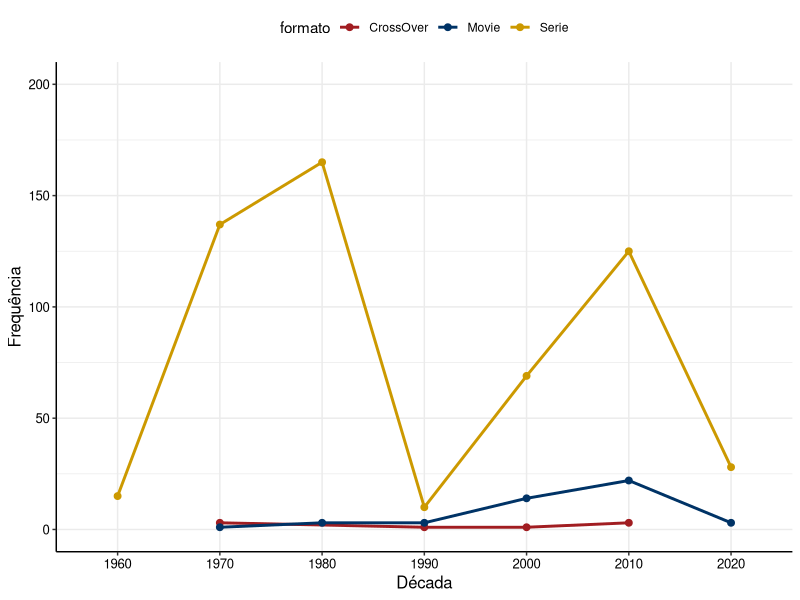
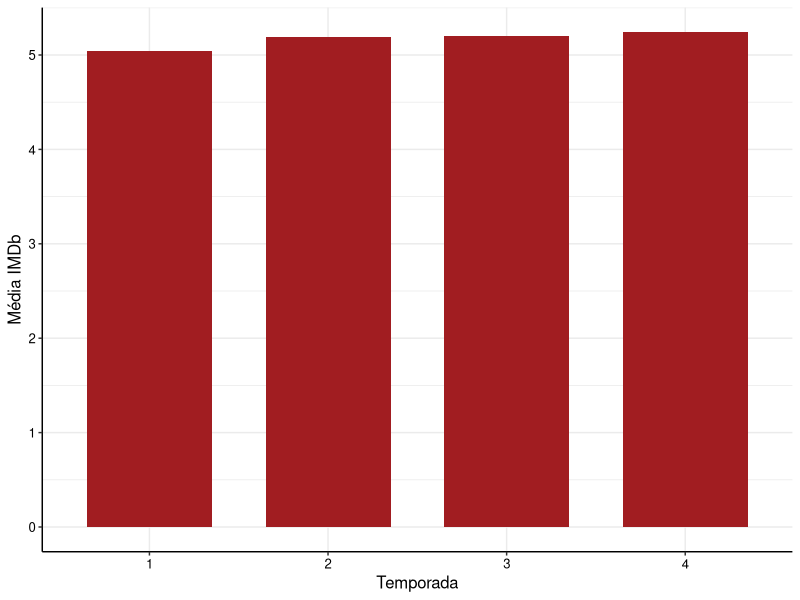
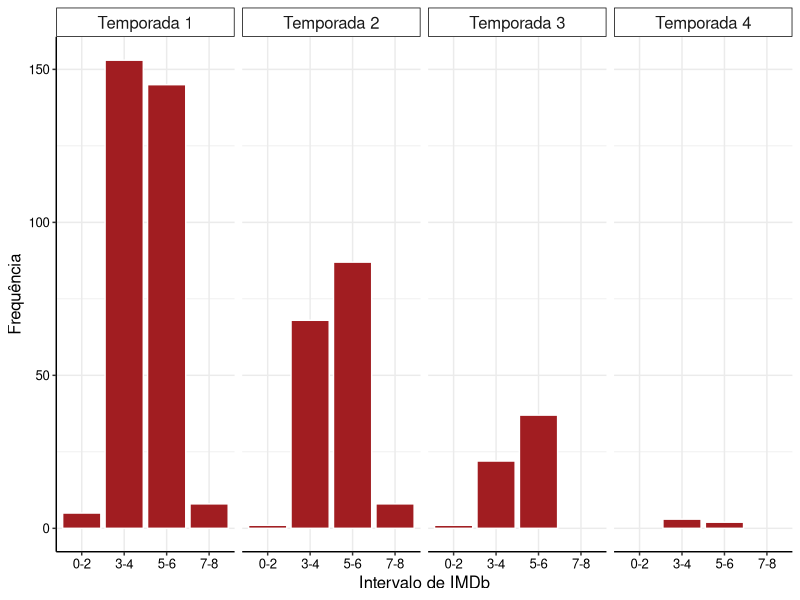
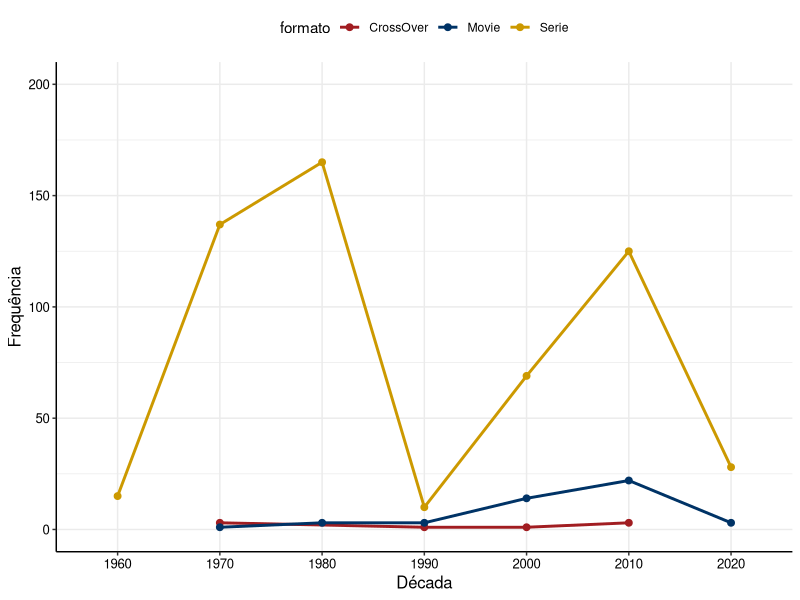
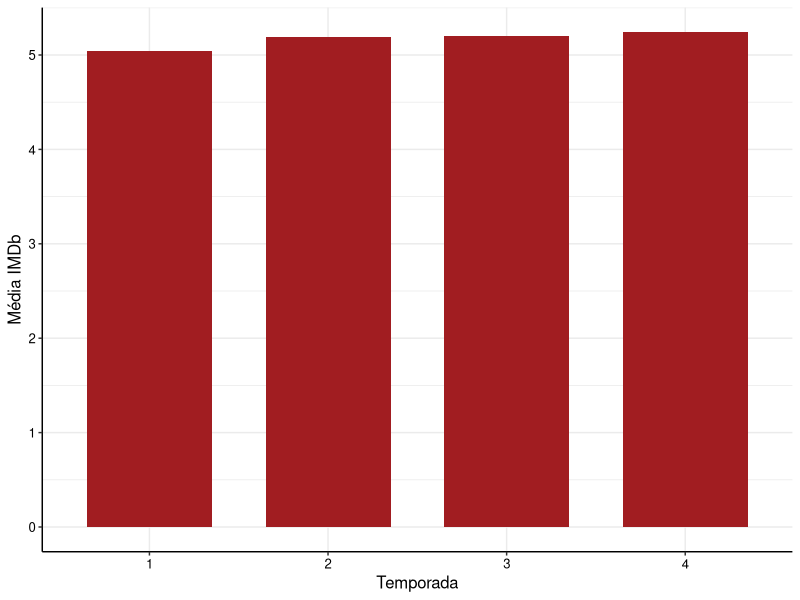
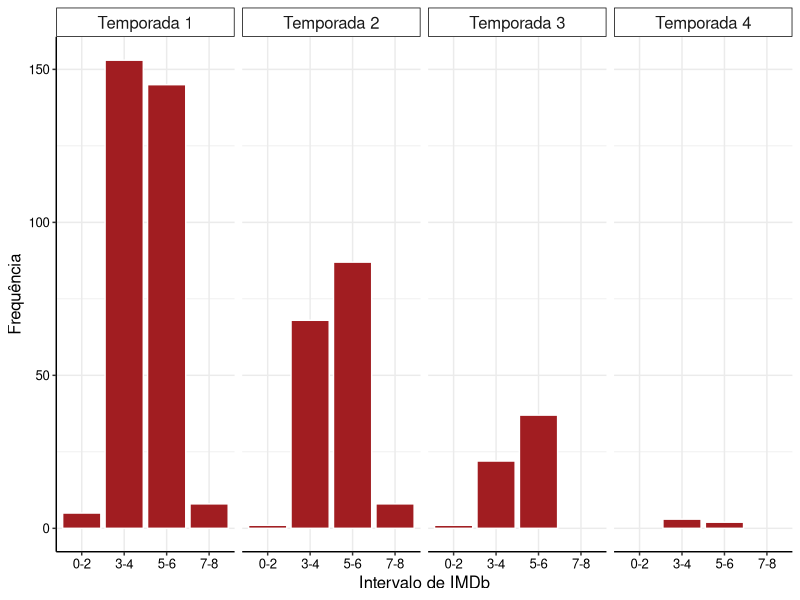

Reproduce these figures in R, in order. (Note: this script raises an error after producing the figures.)
library(readr)
dados <- read_csv("banco/banco_final.csv")

#ANALISE 1  - Número de lançamentos a cada década por formato de lançamento:

# 1) Número de lançamentos a cada década por formato de lançamento;

### separando os lançamentos em décadas

install.packages("lubridate")
install.packages("dplyr")


library(lubridate)
library(dplyr)
library(tidyr)
library(stringr)
library(tidyverse)

# arrumando theme_estat

estat_colors <- c(
  "#A11D21", "#003366", "#CC9900",
  "#663333", "#FF6600", "#CC9966",
  "#999966", "#006606", "#008091", 
  "#041835", "#666666" )

theme_estat <- function(...) {
  theme <- ggplot2::theme_bw() +
    ggplot2::theme(
      axis.title.y = ggplot2::element_text(colour = "black", size = 12),
      axis.title.x = ggplot2::element_text(colour = "black", size = 12),
      axis.text = ggplot2::element_text(colour = "black", size = 9.5),
      panel.border = ggplot2::element_blank(),
      axis.line = ggplot2::element_line(colour = "black"),
      legend.position = "top",
      ...
    )
  
  return(
    list(
      theme,
      scale_fill_manual(values = estat_colors),
      scale_colour_manual(values = estat_colors)
    )
  )
}


# Converter para formato de data, especificando o formato
dados <- dados %>%
  mutate(date_aired = tryCatch(as.Date(date_aired, format = "%Y-%m-%d"), error = function(e) NA))

# Filtrar as linhas que foram convertidas com sucesso
dados <- dados %>%
  filter(!is.na(date_aired))

# Extrair o ano
dados <- dados %>%
  mutate(year = year(date_aired))

# Calcular a década
dados <- dados %>%
  mutate(decada = 10 * floor(year / 10))



# Agrupar por década e formato de lançamento, e contar o número de lançamentos em cada grupo

library(ggplot2)

banco1 <- dados %>%
  group_by(decada, format)

caminho_junior <- "resultados"

banco1$decada <- as.factor(banco1$decada)

banco1 <- banco1 %>%
  group_by(decada, format) %>%
  summarise(freq = n()) %>%
  mutate(
    freq_relativa = round(freq / sum(freq) * 100,1)
  )
porcentagens <- str_c(banco1$freq_relativa, "%") %>% str_replace("
\\.", ",")
legendas <- str_squish(str_c(banco1$freq, " (", porcentagens, ")")
)

library(dplyr)

# Renomear a coluna "format" para "formato" e a variável "Movie" para "Filme"
banco1 <- banco1 %>%
  rename(formato = format)
 
# ALTERAR MOVIE PARA FILME 

ggplot(banco1) +
  aes(x = decada, y = freq, group = formato, colour = formato) +
  geom_line(size = 1) +
  geom_point(size = 2) +
  labs(x = "Década", y = "Frequência") +
  theme_estat() + scale_x_discrete(limits = unique(banco1$decada)) +
  scale_y_continuous(limits = c(0, 200))
  ggsave(filename = file.path(caminho_junior, "analise-1-trivariado.pdf"), width = 158, height = 93, units = "mm")


####################################################################################################
  
#ANALISE 2 - Variação da nota IMDB por temporada dos episódios:
  
banco2 <- dados 

banco2 <- subset(banco2, format == "Serie")  

banco2<- subset(banco2, season != "Special")

# Calculando a variância de 'imdb' agrupada por 'season'
variancia_por_season <- tapply(banco2$imdb, banco2$season, var)

# Visualizando os resultados
print(variancia_por_season)


# Calculando a média de 'imdb' agrupada por 'season'
media_por_season <- aggregate(imdb ~ season, data = banco2, FUN = mean)

# Visualizando os resultados
print(media_por_season)

# Calculando o desvio padrão das médias por temporada
desvio_padrao_por_season <- tapply(banco2$imdb, banco2$season, sd)


# Criando um novo data frame com os dados de variância e média por temporada
mini_dataframe <- data.frame(Season = names(variancia_por_season),
                             Variance = variancia_por_season,
                             Mean = media_por_season$imdb,
                             DesvioPadrao = desvio_padrao_por_season)

# Visualizando o novo data frame
print(mini_dataframe)

#Calculando a variância das médias

variancia_medias_por_season <- var(media_por_season$imdb)

print(variancia_medias_por_season)

#Calculando dados gerais

media_todas_temporadas <- mean(banco2$imdb)
variancia_geral <- var(banco2$imdb)
desvio_padrao_geral <- sd(dados$imdb)

#Agrupapando
dados_gerais <- data.frame(Media = media_todas_temporadas, Variance = variancia_geral, Desvio_Padrao = desvio_padrao_geral)


#Gráfico

library(ggplot2)

ggplot(data = mini_dataframe, aes(x = Season, y = Mean)) +
  geom_bar(stat = "identity", fill = "#A11D21", width = 0.7) +
  labs(x = "Temporada", y = "Média IMDb") +
  theme_estat()

# Salvar o gráfico como um arquivo PDF
ggsave(filename = file.path(caminho_junior, "analise-2-uni.pdf"), 
       width = 158, height = 93, units = "mm")

  
  # Supondo que você já tenha um dataframe chamado banco2 com as colunas season e imdb
  
  banco2$season <- ifelse(banco2$season == 1, "Temporada 1",
                          ifelse(banco2$season == 2, "Temporada 2",
                                 ifelse(banco2$season == 3, "Temporada 3",
                                        ifelse(banco2$season == 4, "Temporada 4", "Outra Temporada"))))
  
  # Criar os intervalos imdb
  intervalos <- cut(banco2$imdb, breaks = c(0, 3, 5, 7, 9, 10), labels = c("0-2", "3-4", "5-6", "7-8", "9-10"))
  
  # Criar um novo dataframe com as colunas season e intervalo
  df_banco2 <- data.frame(intervalo = intervalos, season = banco2$season)
  
  # Exibir o dataframe resultante
  print(df_banco2)
  
  
  
  # Crie o gráfico utilizando ggplot
  ggplot(df_banco2, aes(x = intervalo)) +
    geom_bar(colour = "white", fill = "#A11D21",) +
    facet_grid(. ~ season) +
    labs(x = "Intervalo de IMDb", y = "Frequência") +
    theme_estat(
      strip.text = element_text(size=12),
      strip.background = element_rect(colour="black", fill="white")
    )
  
  # Salve o gráfico em um arquivo PDF
  ggsave(filename = file.path(caminho_junior, "analise-2-bivariado-facetgrid.pdf"), width = 200, height = 93, units = "mm")
  
  ####################################################################################################
  
  #ANALISE 3 - Top 3 terrenos mais frequentes pela ativação da armadilha:
  
  dados3 <- read_csv("banco/banco_final.csv")
  
  dados3resumo <- data.frame(dados3$setting_terrain, dados3$trap_work_first)
  
  # Exibir o dataframe resultante
  print(dados3resumo)

  
  
  # Obter os valores únicos na coluna "setting_terrain"
  valores_unicos <- unique(dados3$setting_terrain)
  
  # Exibir os valores únicos
  print(valores_unicos)
  
  

  
  # Criar um fator com valores numéricos específicos para cada categoria
  dados3resumo$setting_terrain_numeric <- factor(dados3$setting_terrain, levels = c("Urban", "Coast", "Island", "Cave", "Desert", "Forest", "Swamp", "Ocean", "Rural", "Snow", "Jungle", "Mountain", "Moon", "Space", "Air"), labels = c(1, 2, 3, 4, 5, 6, 7, 8, 9, 10, 11, 12, 13, 14, 15))
  
  # Converter o fator em valores numéricos
  dados3resumo$setting_terrain_numeric <- as.numeric(dados3$setting_terrain_numeric)
  
  # Exibir o resultado
  print(dados3resumo)
  
  # Tirando NAS
  resumo3 <- na.omit(dados3resumo)


  resumo3 <- resumo3 %>%
    rename(terreno = dados3.setting_terrain,
           trap = dados3.trap_work_first,
           numero = setting_terrain_numeric)

  # Calculamos a tabela de frequência dos números
  frequencia_numeros <- table(resumo3$numero)
  
  # Ordenamos a tabela de frequência em ordem decrescente e selecionamos os três números mais frequentes
  numeros_mais_frequentes <- names(head(sort(frequencia_numeros, decreasing = TRUE), 3))
  
  # Filtramos o dataframe original para incluir apenas os três números mais frequentes
  resumo3_filtrado <- resumo3[resumo3$numero %in% numeros_mais_frequentes, ]
  
  # Exibindo o dataframe filtrado
  print(resumo3_filtrado) 

  library(dplyr)
  
  # Suponha que você tenha um dataframe chamado "resumo3_filtrado" com a coluna "numero"
  
  resumo3_filtrado <- resumo3_filtrado %>%
    mutate(numero = case_when(
      numero == 1 ~ "Urban",
      numero == 6 ~ "Rural",
      numero == 9 ~ "Forest",
      TRUE ~ as.character(numero)  # Para manter os valores que não são 1, 6 ou 9
    ))
  
  
  #grafico
  
  library(ggplot2)
  library(dplyr)
  library(forcats) # para usar fct_reorder
  
  trans_drv <- resumo3_filtrado %>%
    group_by(numero, trap) %>%
    summarise(freq = n()) %>%
    mutate(
      freq_relativa = round(freq / sum(freq) * 100, 1)
    )
  
  porcentagens <- str_c(trans_drv$freq_relativa, "%") %>% str_replace("
\\.", ",")
  legendas <- str_squish(str_c(trans_drv$freq, " (", porcentagens, ")")
  )
  
  
  ggplot(trans_drv) +
    aes(
      x = fct_reorder(numero, freq, .desc = TRUE), 
      y = freq,
      fill = trap, 
      label = legendas
    ) +
    geom_col(position = position_dodge2(preserve = "single", padding = 0)) +
    geom_text( 
      position = position_dodge(width = 0.9),
      vjust = -0.5, hjust = 0.5,
      size = 2.5
  
    ) +
    labs(x = "Terreno", y = "Frequência", fill = "Armadilha") +
    theme_estat()
  ggsave(filename = file.path(caminho_junior, "analise-3-colunas-bi-freq.pdf"), width = 158, height = 93, units = "mm")

  # separando para tabela
  
  library(dplyr)
  
  # Suponha que você tenha um dataframe chamado "dados" com a coluna "set_terrain"
  
  library(dplyr)
  
  # Suponha que você tenha um dataframe chamado "dados" com as colunas "setting_terrain" e "trap_work_first"
  
  # Calcular a contagem de ocorrências de cada terreno
  contagem_terrenos <- count(dados3, setting_terrain)
  
  # Selecionar os cinco terrenos mais frequentes
  cinco_terrenos_mais_frequentes <- contagem_terrenos %>%
    top_n(5, wt = n) %>%
    pull(setting_terrain)
  
  # Filtrar o dataframe original para incluir apenas os cinco terrenos mais frequentes
  mini3 <- dados3 %>%
    filter(setting_terrain %in% cinco_terrenos_mais_frequentes) %>%
    select(setting_terrain, trap_work_first)
  
  mini3 <- na.omit(mini3)
  
  # Exibir o mini dataframe
  print(mini3)
  
  library(dplyr)
  
  # Calcula a tabela de frequência para cada variável de setting_terrain e trap_work_first
  mini3freq <- mini3 %>%
    group_by(setting_terrain, trap_work_first) %>%
    summarise(frequencia = n()) %>%
    arrange(setting_terrain, trap_work_first)
  
  # Exibe a tabela de frequência
  print(mini3freq)
  
  
  # Remover linhas com NA na coluna "setting_terrain"
  dados3_sem_na <- na.omit(dados3$setting_terrain)
  
  # Calcular a frequência de cada variável após remover os NA
  frequencia_setting_terrain <- table(dados3_sem_na)
  
  # Ordenar os valores de frequência do mais frequente para o menos frequente
  frequencia_setting_terrain_ordenada <- sort(frequencia_setting_terrain, decreasing = TRUE)
  
  # Exibir a frequência de cada variável ordenada
  print(frequencia_setting_terrain_ordenada)
  
  